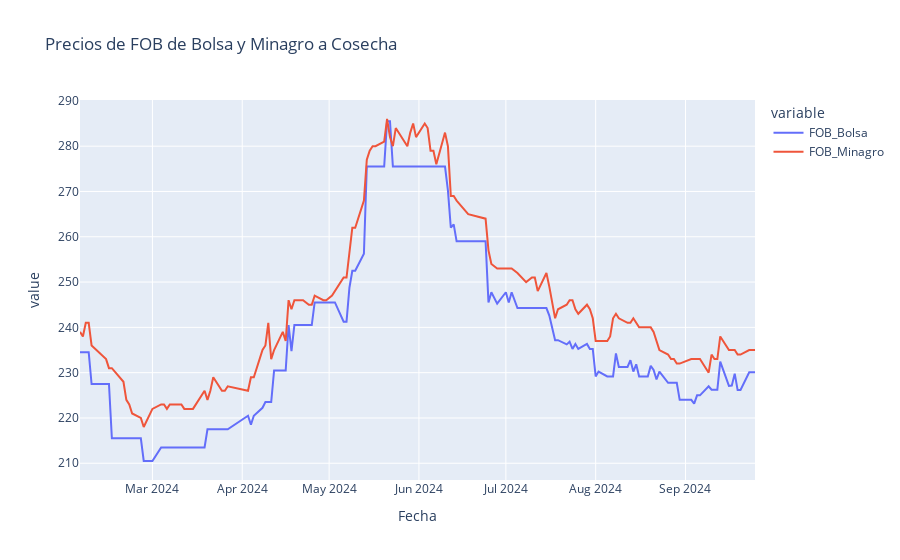

Notebook cell for this chart:
### Code cell
#quiero que grafiques los precios de FOB de bolsa y minagro en el tiempo
fig = px.line(todo, x="Fecha", y=["FOB_Bolsa", "FOB_Minagro"], title="Precios de FOB de Bolsa y Minagro a Cosecha")
fig.show()

### Figure 1 — Plotly figure (JSON) as saved in the notebook; plotly's stock layout.template omitted (floating-point values rounded to 4 significant figures; data arrays with more than 128 entries replaced by an {"elided": "..."} marker saying what was removed)
{"data": [{"hovertemplate": "variable=FOB_Bolsa<br>Fecha=%{x}<br>value=%{y}<extra></extra>", "legendgroup": "FOB_Bolsa", "line": {"color": "#636efa", "dash": "solid"}, "marker": {"symbol": "circle"}, "mode": "lines", "name": "FOB_Bolsa", "orientation": "v", "showlegend": true, "type": "scatter", "x": {"elided": "146 str values"}, "xaxis": "x", "y": {"elided": "146 float values"}, "yaxis": "y"}, {"hovertemplate": "variable=FOB_Minagro<br>Fecha=%{x}<br>value=%{y}<extra></extra>", "legendgroup": "FOB_Minagro", "line": {"color": "#EF553B", "dash": "solid"}, "marker": {"symbol": "circle"}, "mode": "lines", "name": "FOB_Minagro", "orientation": "v", "showlegend": true, "type": "scatter", "x": {"elided": "146 str values"}, "xaxis": "x", "y": {"elided": "146 int values"}, "yaxis": "y"}], "layout": {"legend": {"title": {"text": "variable"}, "tracegroupgap": 0}, "title": {"text": "Precios de FOB de Bolsa y Minagro a Cosecha"}, "xaxis": {"anchor": "y", "domain": [0, 1], "title": {"text": "Fecha"}}, "yaxis": {"anchor": "x", "domain": [0, 1], "title": {"text": "value"}}}}
